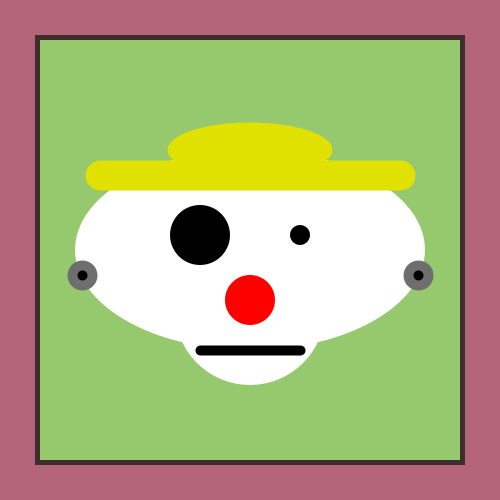
Frame 1 (no input)
Frame 60 (the mouse pressed at the canvas centre just before this capture): identical to frame 1, image omitted
Frame 120 (the mouse held since frame 60 and released just before this capture): identical to frame 1, image omitted

The Processing sketch that drew this single still picture (run headless with seeded random() and noise(); from frame 60 on, the mouse is pressed at the canvas centre):

// Processing sketch: my_character_shapes_and_screen_locations
// ── my_character_shapes_and_screen_locations.pde

void setup (){
  size (500, 500);
  
}

void draw (){
  
  background (180, 100, 120);
  
  //system variable
  rectMode (CENTER);
  fill (150, 200, 110);
  stroke (63, 44, 44);
  strokeWeight (5);
  rect (width/2, height/2, 425, 425);
  
  //clown face
  
  //Head
  noStroke ();
  fill (255);
  ellipse (width/2,height/2, 350, 200);
  ellipse (width/2,(height/2)+60, 150, 150);
  fill(225,225,0);
  ellipse ((width/2),(height/2)-100, 165, 55);
  
  //hat
  stroke (225,225,0);
  strokeWeight (30); 
  line(100,175,400,175);
  
  //eyes
  noStroke ();
  fill (0);
  ellipse ((width/2)-50, (height/2)-15, 60, 60);
  ellipse ((width/2)+50, (height/2)-15, 20, 20);
  
  //nose
  noStroke ();
  fill (255,0,0);
  ellipse (width/2, (height/2)+50, 50, 50);
  
  //mouth
  stroke (0);
  strokeWeight (10); 
  line(300,350,200,350);
  
  //earrings
  stroke (110);
  fill (0);
  ellipse ((width/2)-168, (height/2)+25, 20, 20);
  ellipse ((width/2)+168, (height/2)+25, 20, 20);
  
}
